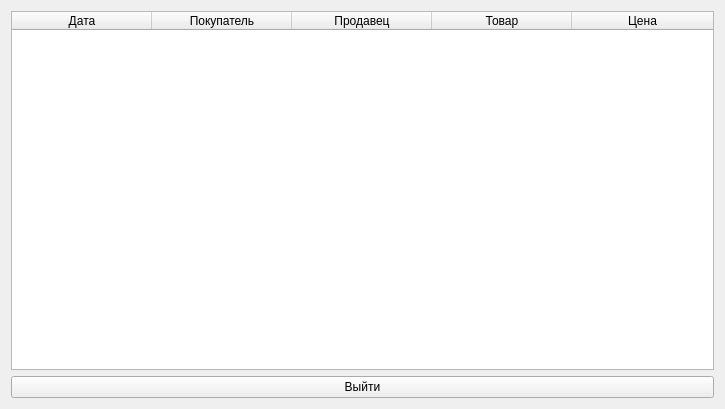
<?xml version="1.0" encoding="UTF-8"?>
<ui version="4.0">
 <class>Form</class>
 <widget class="QWidget" name="Form">
  <property name="geometry">
   <rect>
    <x>0</x>
    <y>0</y>
    <width>725</width>
    <height>409</height>
   </rect>
  </property>
  <property name="windowTitle">
   <string>Список сделок</string>
  </property>
  <property name="windowIcon">
   <iconset>
    <normaloff>logo.png</normaloff>logo.png</iconset>
  </property>
  <layout class="QVBoxLayout" name="verticalLayout">
   <item>
    <widget class="QTableWidget" name="tableWidget">
     <property name="editTriggers">
      <set>QAbstractItemView::NoEditTriggers</set>
     </property>
     <property name="selectionBehavior">
      <enum>QAbstractItemView::SelectColumns</enum>
     </property>
     <attribute name="horizontalHeaderDefaultSectionSize">
      <number>140</number>
     </attribute>
     <attribute name="horizontalHeaderStretchLastSection">
      <bool>true</bool>
     </attribute>
     <attribute name="verticalHeaderVisible">
      <bool>false</bool>
     </attribute>
     <column>
      <property name="text">
       <string>Дата</string>
      </property>
     </column>
     <column>
      <property name="text">
       <string>Покупатель</string>
      </property>
     </column>
     <column>
      <property name="text">
       <string>Продавец</string>
      </property>
     </column>
     <column>
      <property name="text">
       <string>Товар</string>
      </property>
     </column>
     <column>
      <property name="text">
       <string>Цена</string>
      </property>
     </column>
    </widget>
   </item>
   <item>
    <widget class="QPushButton" name="pushButton">
     <property name="text">
      <string>Выйти</string>
     </property>
    </widget>
   </item>
  </layout>
 </widget>
 <resources/>
 <connections/>
</ui>
